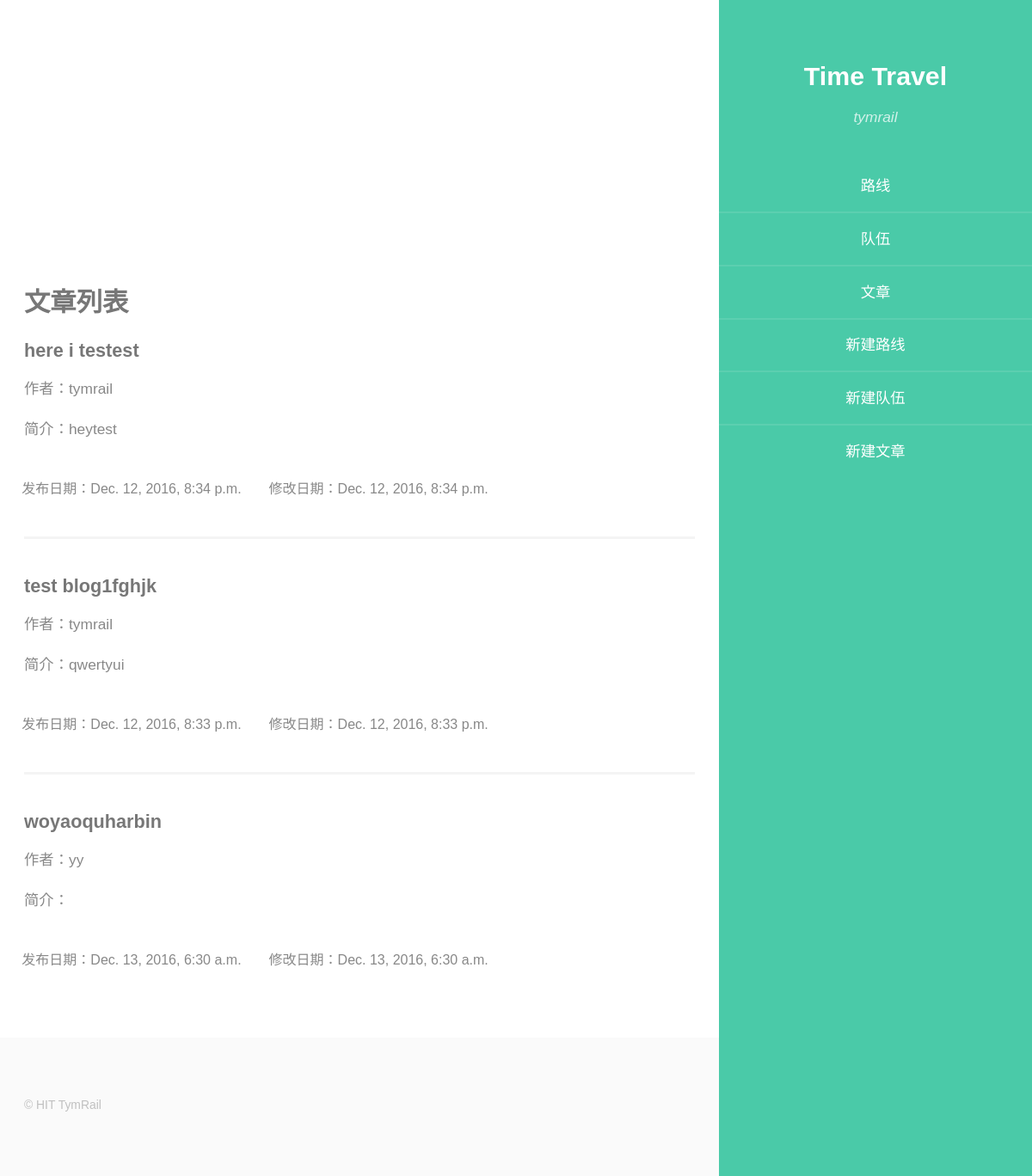
/view_all_blog/ (signed in), run on the app's committed database.
### blog/models.py (models this page shows, shortened)
class Blog(models.Model):
    blog_id = models.AutoField(primary_key=True)
    blog_title = models.CharField(max_length=64, default='')
    blog_text = models.TextField()
    blog_author = models.ForeignKey(
        User,
        related_name='user_blog',
    )
    blog_city = models.ForeignKey(
        City,
        related_name='city_blog',
    )
    blog_popular = models.IntegerField(default=0)
    blog_post_date = models.DateTimeField(auto_now_add=True)
    blog_modified_date = models.DateTimeField(auto_now=True)
    blog_intro = models.CharField(max_length=64, default='')
    class Meta:
        ordering = ['-blog_popular']

### blog/views.py (the view)
# urls.py: url(r'^view_all_blog/$', blogviews.view_all_blog, name='view_all_blog'),
def view_all_blog(request):
    user = request.user if request.user.is_authenticated() else None
    blog = Blog.objects.all()
    content = {
        'user': user,
        'blog': blog,
    }
    return render(request, 'blog/view_all_blog.html', content)

### blog/templates/blog/view_all_blog.html (shortened to what this page needs)
{% extends "base/base_person.html" %}
{% load staticfiles %}
{% block content %}
<div id="main">
    <section id="one">
        <div class="container">
            <h3>文章列表</h3>
            <div class="features">
                {% for b in blog %}
                    <article>
                        <div class="inner" style="width: 90%">
                            <a href="/blog_detail/?blog_id={{ b.blog_id }}"><h4>{{ b.blog_title }}</h4></a>
                            <p style="margin-bottom: 1em;">作者：{{ b.blog_author }}</p>
                            <p>简介：{{ b.blog_intro }}</p>
                            <div class="row">
                                <div class="col-md-6"  style="font-size:16px;text-align: left;">
                                    发布日期：{{ b.blog_post_date }}
                                </div>
                                <div class="col-md-6" style="font-size:16px;text-align: right;">
                                    修改日期：{{ b.blog_modified_date }}
                                </div>
                            </div>
                        </div>
                    </article>
                {% endfor %}
            </div>
        </div>
    </section>
</div>
{% endblock %}

### templates/base/base_person.html (shortened to what this page needs)
{% load staticfiles %}
{% load staticfiles %}
<!DOCTYPE HTML>
<html>
	<head>
        <link rel="stylesheet" href="{% static 'personal/css/skel.css' %}" />
        <link rel="stylesheet" href="{% static 'personal/css/style.css' %}" />
        <link rel="stylesheet" href="{% static 'personal/css/style-xlarge.css' %}" />
	</head>
	<body>
		<div id="wrapper">
				<section id="header" class="skel-layers-fixed">
					<header>
						<h1 id="logo"><a href="#">Time Travel</a></h1>
						<p>{{ user.username }}</p>
					</header>
					<nav id="nav">
						<ul>
							<li><a href="{% url 'show_routes' %}">路线</a></li>
							<li><a href="{% url 'show_teams' %}">队伍</a></li>
                            <li><a href="{% url 'view_all_blog' %}">文章</a></li>
							<li><a href="{% url 'create_route' %}">新建路线</a></li>
							<li><a href="{% url 'create_team' %}">新建队伍</a></li>
							<li><a href="{% url 'create_blog' %}">新建文章</a></li>
						</ul>
					</nav>
					<footer>
						<ul class="icons">
							<li><a href="#" class="icon fa-twitter"><span class="label">Twitter</span></a></li>
							<li><a href="#" class="icon fa-facebook"><span class="label">Facebook</span></a></li>
							<li><a href="#" class="icon fa-instagram"><span class="label">Instagram</span></a></li>
							<li><a href="#" class="icon fa-github"><span class="label">Github</span></a></li>
							<li><a href="#" class="icon fa-envelope"><span class="label">Email</span></a></li>
						</ul>
					</footer>
				</section>
				{% block content %}{% endblock %}
				<section id="footer">
					<div class="container">
						<ul class="copyright">
							<li>&copy; HIT TymRail</li>
						</ul>
					</div>
				</section>
		</div>
	</body>
</html>

### authonline/static/personal/css/skel.css (style rules this page uses)
html,body,div,span,applet,object,iframe,h1,h2,h3,h4,h5,h6,p,blockquote,pre,a,abbr,acronym,address,big,cite,code,del,dfn,em,img,ins,kbd,q,s,samp,small,strike,strong,sub,sup,tt,var,b,u,i,center,dl,dt,dd,ol,ul,li,fieldset,form,label,legend,table,caption,tbody,tfoot,thead,tr,th,td,article,aside,canvas,details,embed,figure,figcaption,footer,header,hgroup,menu,nav,output,ruby,section,summary,time,mark,audio,video { margin:0;padding:0;border:0;font-size:100%;font:inherit;vertical-align:baseline; }
article,aside,details,figcaption,figure,footer,header,hgroup,menu,nav,section { display:block; }
body { line-height:1; }
ol,ul { list-style:none; }
body { -webkit-text-size-adjust:none }
*, *:before, *:after { -moz-box-sizing: border-box; -webkit-box-sizing: border-box; box-sizing: border-box; }
.container { margin-left: auto; margin-right: auto; width: 45em; }
.row { border-bottom: solid 1px transparent; }
.row > * { float: left; }
.row:after, .row:before { content: ''; display: block; clear: both; height: 0; }
.row > * { padding: 0 0 0 2em; }
.row { margin: 0 0 -1px -2em; }

### authonline/static/personal/css/style-xlarge.css (style rules this page uses)
body, input, select, textarea { font-size: 13pt; }
#header { width: 21em; }
#header > header { padding: 2em; }
#header > footer { padding: 1.5em; }
#wrapper { padding-right: 21em; }
#main > section > .container { padding: 4em 0 2em 0; }

### data on the page
Blog: blog_title "here i testest", blog_author "tymrail", blog_intro "heytest", blog_post_date "Dec. 12, 2016, 8:34 p.m.", blog_modified_date "Dec. 12, 2016, 8:34 p.m."
Blog: blog_title "test blog1fghjk", blog_author "tymrail", blog_intro "qwertyui", blog_post_date "Dec. 12, 2016, 8:33 p.m.", blog_modified_date "Dec. 12, 2016, 8:33 p.m."
Blog: blog_title "woyaoquharbin", blog_author "yy", blog_post_date "Dec. 13, 2016, 6:30 a.m.", blog_modified_date "Dec. 13, 2016, 6:30 a.m."

### other printed values
{{ user.username }} "tymrail"
